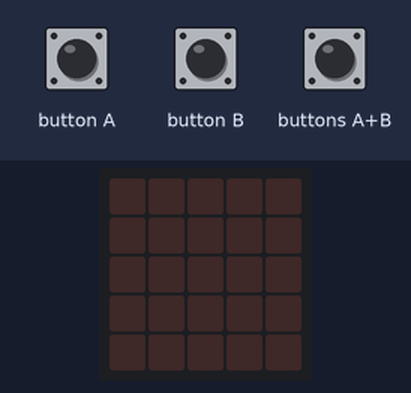
Recording of a program running on a simulated BBC micro:bit (MakeCode). On the bench: the board's 5×5 LED display. The test bench sets the inputs (shaded band).

Above: at 1.2 s.
1.3 s: button A pressed for 0.15 s
At 2.6 s:
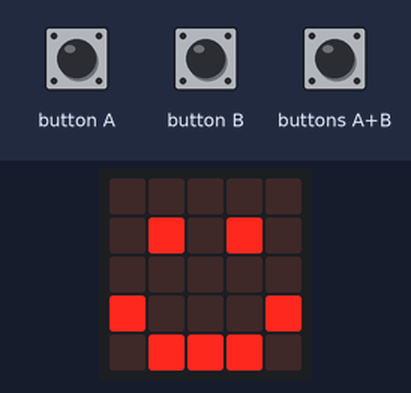
2.9 s: button B pressed for 0.15 s
At 3.9 s:
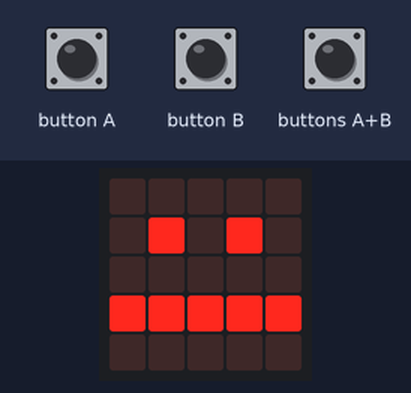
4.5 s: buttons A+B pressed for 0.15 s
At 5.1 s:
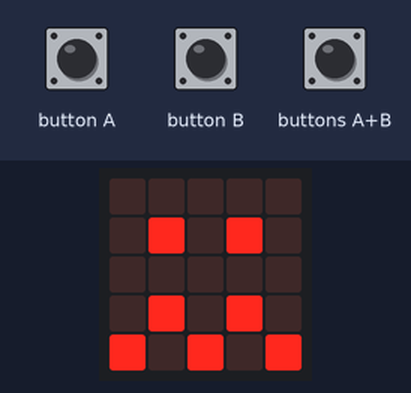
Timing chart, 0 to 7.5 s (numbered marks = the images above; inputs shaded):
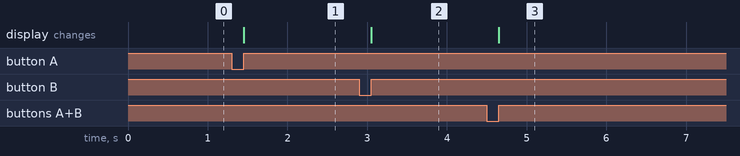

The program:

main.ts
```typescript
input.onButtonPressed(Button.A, function () {
    basic.showIcon(IconNames.Happy)
})
input.onButtonPressed(Button.AB, function () {
    basic.showIcon(IconNames.Confused)
})
input.onButtonPressed(Button.B, function () {
    basic.showLeds(`
        . . . . .
        . # . # .
        . . . . .
        # # # # #
        . . . . .
        `)
})
basic.forever(function () {

})
```

test.ts
```typescript
// aquí va el archivo "tests"; esto no se compilará cuando este paquete se utilice como una extensión.
```

Measured:
- after the input at 1.3 s, the display: changes after 0.15 s (image 1)
- after the input at 2.9 s, the display: changes after 0.15 s (image 2)
- after the input at 4.5 s, the display: changes after 0.15 s (image 3)
